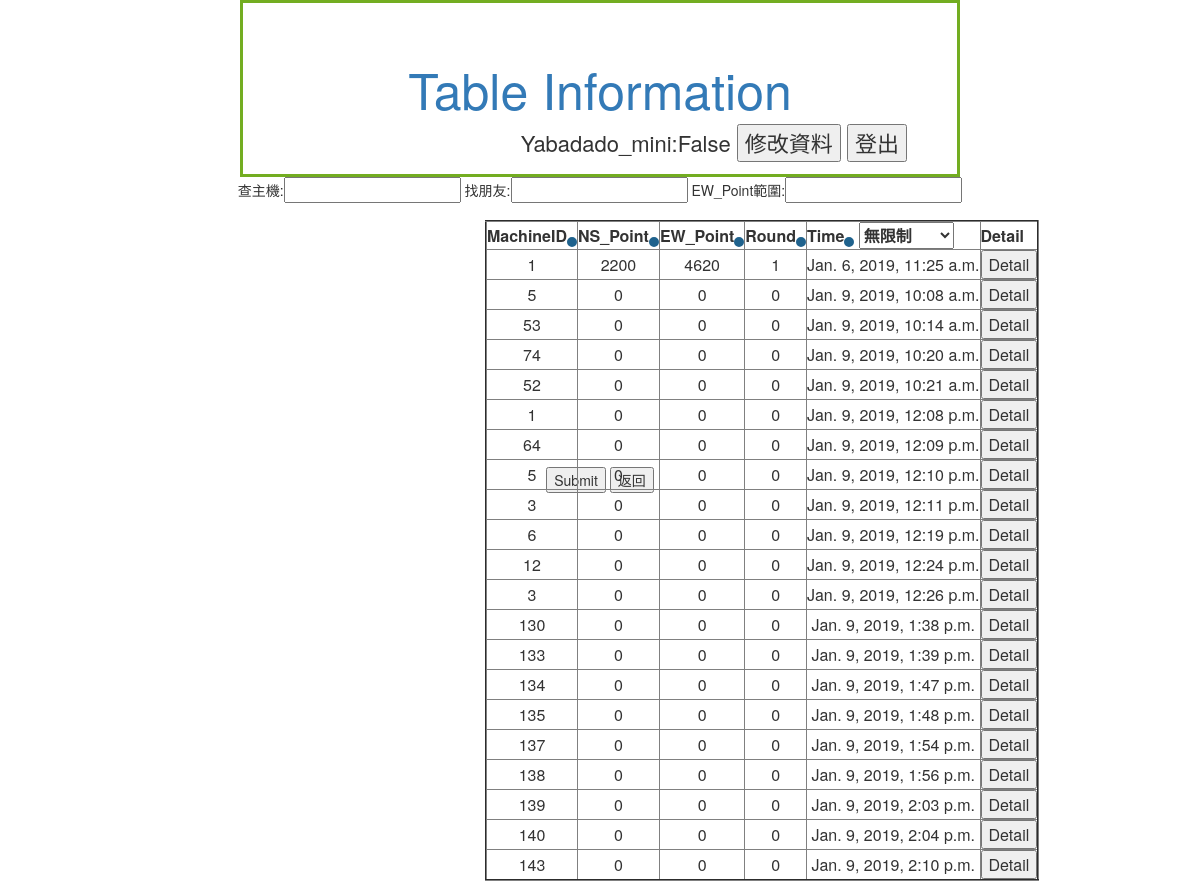
/Member/Table/ (signed in), run on the app's committed database.
### Member/models.py (models this page shows, shortened)
class table(models.Model):
    time = models.DateTimeField(verbose_name="time",auto_now=True)
    NS_TotalPoint = models.DecimalField(max_digits = 5,decimal_places=0)
    EW_TotalPoint = models.DecimalField(max_digits = 5,decimal_places=0)
    RoundNum = models.DecimalField(max_digits = 10,decimal_places=0)     #總共進行幾個ROUND Eg. 1/4/16
    MachineID = models.DecimalField(max_digits = 10,decimal_places=0)

### Member/views.py (the view, shortened to what this page needs)
# urls.py: path('Table/',views.tableinformation,name = 'table'),
@login_required(login_url='/Member/login/')
def tableinformation(request,tid='x'):
	permission = False
	seats = seat.objects.filter(PlayerID=request.user.id)
	mytable = []
	for s in seats:
		mytable.append(s.TableID.pk)
	mytable = set(mytable)		#去除重複
	tables = table.objects.filter(pk__in=mytable)		#一般使用者
	if request.user.is_staff==True:
		permission = True			#管理者
		tables = table.objects.all()
	name = Name(request)
	if	tid=="x":		# 牌桌資訊一覽
		return render(request,"Member/table.html",locals())

### Member/views.py (called while the page is built)
def Name(request):
	name = request.user.first_name
	if name == "":
		name = request.user.username
	return name

### Member/templates/Member/table.html (shortened to what this page needs)
{% extends 'Member/base.html' %}
{%block title%}
    Table Information
{%endblock%}
{%block user%}
        {{name}}:{{permission}}
        <input type="button" value="修改資料" onclick="location='/Member/modify/'">
        <input type="button" value="登出" onclick="location='/Member/logout/'">
{%endblock%}
{%block content%}
<form method="post" action="/Member/Table/">
<div style="">
    查主機:<input type="text" name="BMBC">
    找朋友:<input type="text" name="Friend">
    EW_Point範圍:<input type="text" name="EW_Point"><br>
</div>
<div style="position:absolute;top:220px;left:485px">
    <table style="text-align:center;" border="2" align="center" >
        <tr><th>MachineID<input type="submit" name = 'order'value="MachineID"></th>
        <th>NS_Point<input type="submit" name = 'order'value="NS_TotalPoint"></th>
        <th>EW_Point<input type="submit" name = 'order'value="EW_TotalPoint"></th>
        <th>Round<input type="submit" name = 'order'value="RoundNum"></th>
        <th>Time<input type="submit" name = 'order'value="-time">
            <select name="TimeRange">
                <option value="99999">無限制</option>
            </select>
        </th>
        <th>Detail</th>
        {%for table in tables%}
        <tr>
        <td>{{table.MachineID}}</td>
        <td>{{table.NS_TotalPoint}}</td>
        <td>{{table.EW_TotalPoint}}</td>
        <td>{{table.RoundNum}}</td>
            <td>{{table.time}}</td>
        <td><input type="button" onclick="location.href='{{table.pk}}'"value="Detail"></td>
        </tr>
        {%endfor%}
    </table>
</div>
{%endblock%}
{%block bottom%}
<input type="submit" class="a">
{%endblock%}

### Member/templates/Member/table.html (style rules this page uses)
input[type=submit]:not(.a) { -webkit-border-radius: 60; -moz-border-radius: 60; border-radius: 60px; font-size: 0px; padding: 0px; border: solid #1f628d 5px; text-decoration: none; }

### data on the page
table: MachineID "1", NS_TotalPoint "2200", EW_TotalPoint "4620", RoundNum "1", time "Jan. 6, 2019, 11:25 a.m."
table: MachineID "5", NS_TotalPoint "0", EW_TotalPoint "0", RoundNum "0", time "Jan. 9, 2019, 10:08 a.m."
table: MachineID "53", NS_TotalPoint "0", EW_TotalPoint "0", RoundNum "0", time "Jan. 9, 2019, 10:14 a.m."
table: MachineID "74", NS_TotalPoint "0", EW_TotalPoint "0", RoundNum "0", time "Jan. 9, 2019, 10:20 a.m."
table: MachineID "52", NS_TotalPoint "0", EW_TotalPoint "0", RoundNum "0", time "Jan. 9, 2019, 10:21 a.m."
table: MachineID "1", NS_TotalPoint "0", EW_TotalPoint "0", RoundNum "0", time "Jan. 9, 2019, 12:08 p.m."
table: MachineID "64", NS_TotalPoint "0", EW_TotalPoint "0", RoundNum "0", time "Jan. 9, 2019, 12:09 p.m."
table: MachineID "5", NS_TotalPoint "0", EW_TotalPoint "0", RoundNum "0", time "Jan. 9, 2019, 12:10 p.m."
table: MachineID "3", NS_TotalPoint "0", EW_TotalPoint "0", RoundNum "0", time "Jan. 9, 2019, 12:11 p.m."
table: MachineID "6", NS_TotalPoint "0", EW_TotalPoint "0", RoundNum "0", time "Jan. 9, 2019, 12:19 p.m."
table: MachineID "12", NS_TotalPoint "0", EW_TotalPoint "0", RoundNum "0", time "Jan. 9, 2019, 12:24 p.m."
table: MachineID "3", NS_TotalPoint "0", EW_TotalPoint "0", RoundNum "0", time "Jan. 9, 2019, 12:26 p.m."
table: MachineID "130", NS_TotalPoint "0", EW_TotalPoint "0", RoundNum "0", time "Jan. 9, 2019, 1:38 p.m."
table: MachineID "133", NS_TotalPoint "0", EW_TotalPoint "0", RoundNum "0", time "Jan. 9, 2019, 1:39 p.m."
table: MachineID "134", NS_TotalPoint "0", EW_TotalPoint "0", RoundNum "0", time "Jan. 9, 2019, 1:47 p.m."
table: MachineID "135", NS_TotalPoint "0", EW_TotalPoint "0", RoundNum "0", time "Jan. 9, 2019, 1:48 p.m."
table: MachineID "137", NS_TotalPoint "0", EW_TotalPoint "0", RoundNum "0", time "Jan. 9, 2019, 1:54 p.m."
table: MachineID "138", NS_TotalPoint "0", EW_TotalPoint "0", RoundNum "0", time "Jan. 9, 2019, 1:56 p.m."
table: MachineID "139", NS_TotalPoint "0", EW_TotalPoint "0", RoundNum "0", time "Jan. 9, 2019, 2:03 p.m."
table: MachineID "140", NS_TotalPoint "0", EW_TotalPoint "0", RoundNum "0", time "Jan. 9, 2019, 2:04 p.m."
table: MachineID "143", NS_TotalPoint "0", EW_TotalPoint "0", RoundNum "0", time "Jan. 9, 2019, 2:10 p.m."

### other printed values
{{ name }} "Yabadado_mini"
{{ permission }} "False"
